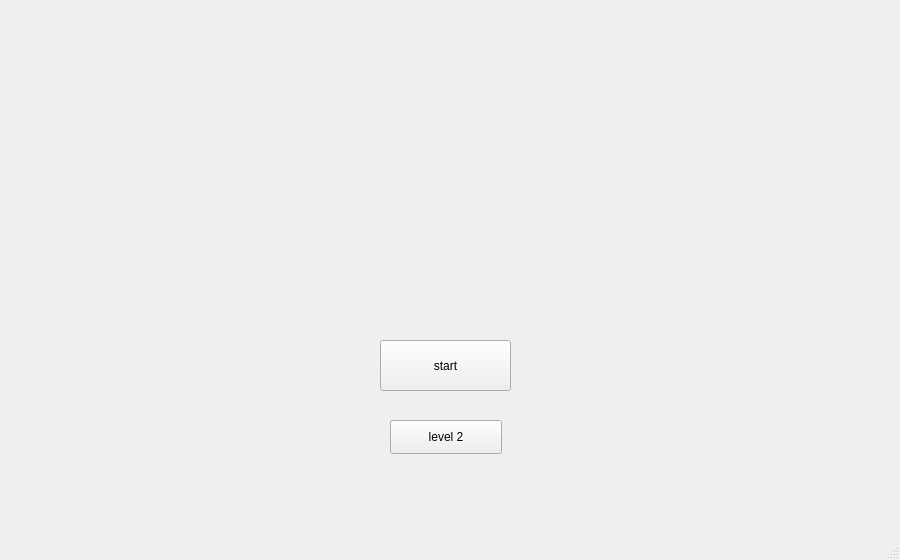
<?xml version="1.0" encoding="UTF-8"?>
<ui version="4.0">
 <class>MainWindow</class>
 <widget class="QMainWindow" name="MainWindow">
  <property name="geometry">
   <rect>
    <x>0</x>
    <y>0</y>
    <width>900</width>
    <height>560</height>
   </rect>
  </property>
  <property name="minimumSize">
   <size>
    <width>900</width>
    <height>560</height>
   </size>
  </property>
  <property name="maximumSize">
   <size>
    <width>900</width>
    <height>560</height>
   </size>
  </property>
  <property name="windowTitle">
   <string>MainWindow</string>
  </property>
  <widget class="QWidget" name="centralwidget">
   <widget class="QPushButton" name="pushButton">
    <property name="geometry">
     <rect>
      <x>380</x>
      <y>340</y>
      <width>131</width>
      <height>51</height>
     </rect>
    </property>
    <property name="text">
     <string>start</string>
    </property>
   </widget>
   <widget class="QPushButton" name="pushButton_2">
    <property name="geometry">
     <rect>
      <x>390</x>
      <y>420</y>
      <width>112</width>
      <height>34</height>
     </rect>
    </property>
    <property name="text">
     <string>level 2</string>
    </property>
   </widget>
  </widget>
  <widget class="QMenuBar" name="menubar">
   <property name="geometry">
    <rect>
     <x>0</x>
     <y>0</y>
     <width>900</width>
     <height>29</height>
    </rect>
   </property>
  </widget>
  <widget class="QStatusBar" name="statusbar"/>
 </widget>
 <resources/>
 <connections/>
</ui>
